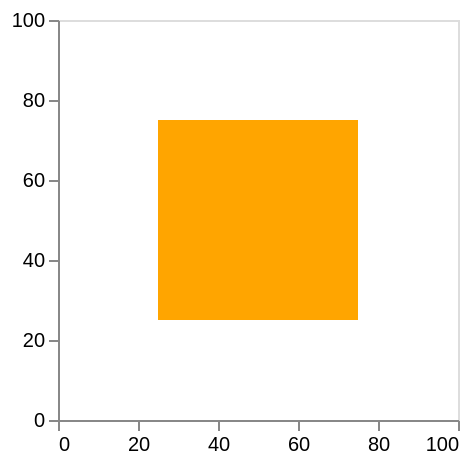

Describe this chart as a Vega-Lite specification.
### Vega specification from a JSON file in a GitHub repository (floating-point values rounded to 4 significant figures)
{"$schema": "https://vega.github.io/schema/vega/v5.json", "description": "A scatterplot showing horsepower and miles per gallons for various cars.", "background": "white", "padding": 5, "width": 200, "height": 200, "style": "cell", "data": [{"name": "source_0", "values": [{}]}], "signals": [{"name": "x", "value": 25, "bind": {"input": "range", "min": 1, "max": 100, "step": 1}}, {"name": "x2", "value": 75, "bind": {"input": "range", "min": 1, "max": 100, "step": 1}}, {"name": "y", "value": 25, "bind": {"input": "range", "min": 1, "max": 100, "step": 1}}, {"name": "y2", "value": 75, "bind": {"input": "range", "min": 1, "max": 100, "step": 1}}, {"name": "cornerRadius", "value": 0, "bind": {"input": "range", "min": 0, "max": 50, "step": 1}}], "marks": [{"name": "marks", "type": "rect", "style": ["rect"], "from": {"data": "source_0"}, "encode": {"update": {"cornerRadius": {"signal": "cornerRadius"}, "fill": {"value": "orange"}, "x": {"scale": "x", "signal": "x"}, "x2": {"scale": "x", "signal": "x2"}, "y": {"scale": "y", "signal": "y"}, "y2": {"scale": "y", "signal": "y2"}}}}], "scales": [{"name": "x", "type": "linear", "domain": [0, 100], "range": [0, {"signal": "width"}], "zero": true}, {"name": "y", "type": "linear", "domain": [0, 100], "range": [{"signal": "height"}, 0], "zero": true}], "axes": [{"scale": "x", "orient": "bottom", "grid": false, "labelFlush": true, "labelOverlap": true, "tickCount": {"signal": "ceil(width/40)"}, "zindex": 0}, {"scale": "y", "orient": "left", "grid": false, "labelOverlap": true, "tickCount": {"signal": "ceil(height/40)"}, "zindex": 0}]}
